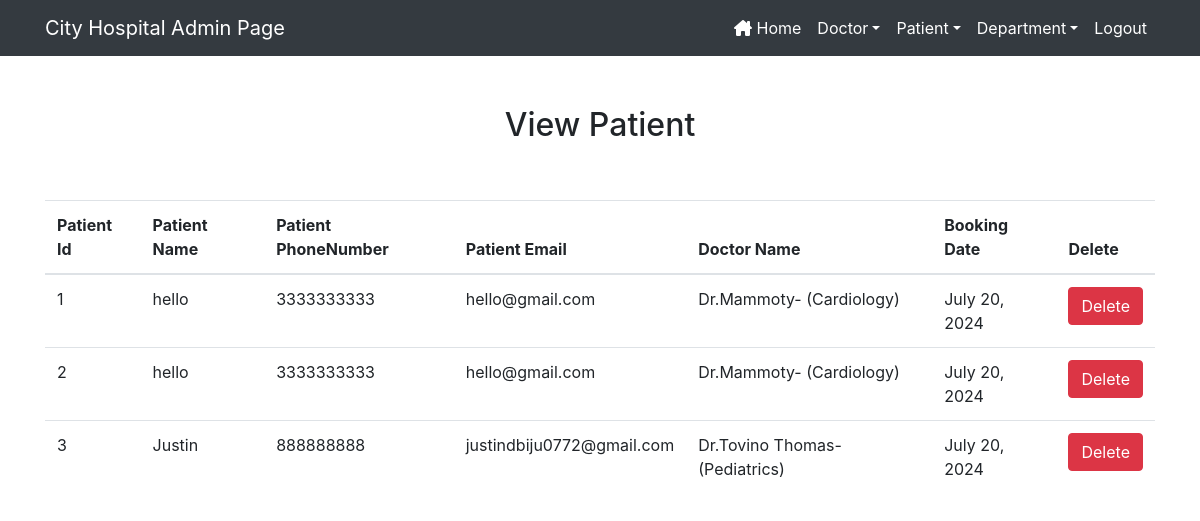
Before: /adminpat (signed in) with the older database file.
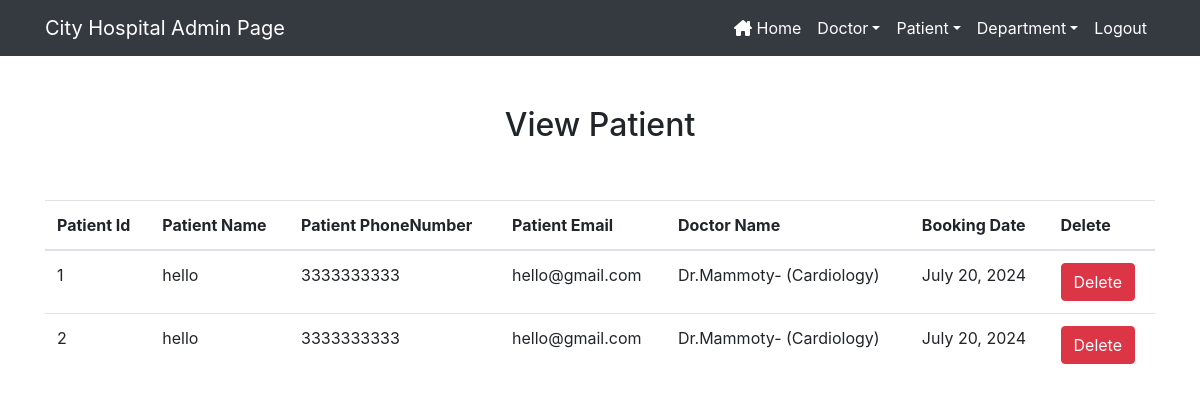
After: the same page with the newer database file.
### home/models.py (models this page shows)
class Booking(models.Model):
    p_name = models.CharField(max_length=100)
    p_phone =models.CharField(max_length=10)
    p_email=models.EmailField(max_length=100)
    doct_name=models.ForeignKey(Doctor,on_delete=models.CASCADE)
    booking_date=models.DateField()
    booked_on=models.DateField(auto_now=True)

class Doctor(models.Model):
    doct_name=models.CharField(max_length=50)
    doct_spec=models.CharField(max_length=255)
    dep_name=models.ForeignKey(Department,on_delete=models.CASCADE)
    doct_img=models.ImageField(upload_to='doctors')
    def __str__(self):
        return 'Dr.' + self.doct_name + '- (' + self.doct_spec +')'

### home/views.py (the view)
# urls.py: path("adminpat",views.adminpat,name="adminpat"),
def adminpat(request):
    if not request.user.is_staff:
        return redirect("login")
    dict_doct={"pat": Booking.objects.all()}
    return render(request,"adminpat.html",dict_doct)

### home/templates/adminpat.html (shortened to what this page needs)
{% extends 'adminnav.html'%}
{%block content %}
<div class="container" style="margin-top: 50px;">
    <h2 class="text-center">View Patient</h2>
    <br><br>
    <table class="table table-hover" id="example">
        <thead>
            <tr>
                <th>Patient Id</th>
                <th>Patient Name</th>
                <th>Patient PhoneNumber</th>
                <th>Patient Email</th>
                <th>Doctor Name</th>
                <th>Booking Date</th>
                <th>Delete</th>
            </tr>
        </thead>
        <tbody>
            {% for i in pat %}
            <tr>
                <td>{{i.id}}</td>
                <td>{{i.p_name}}</td>
                <td>{{i.p_phone}}</td>
                <td>{{i.p_email}}</td>
                <td>{{i.doct_name}}</td>
                <td>{{i.booking_date}}</td>
                <td><a href="{% url 'delete_patient' i.id %}" onclick="return confirm('Are u really want to delete ?')" class='btn btn-danger'>Delete</a></td>
            </tr>
            {% endfor %}
        </tbody>
    </table>
</div>
{%endblock%}

Changed rows visible on the page:
removed Booking: id "3", p_name "Justin", p_phone "888888888", p_email "justindbiju0772@gmail.com", doct_name "Dr.Tovino Thomas- (Pediatrics)", booking_date "July 20, 2024"
